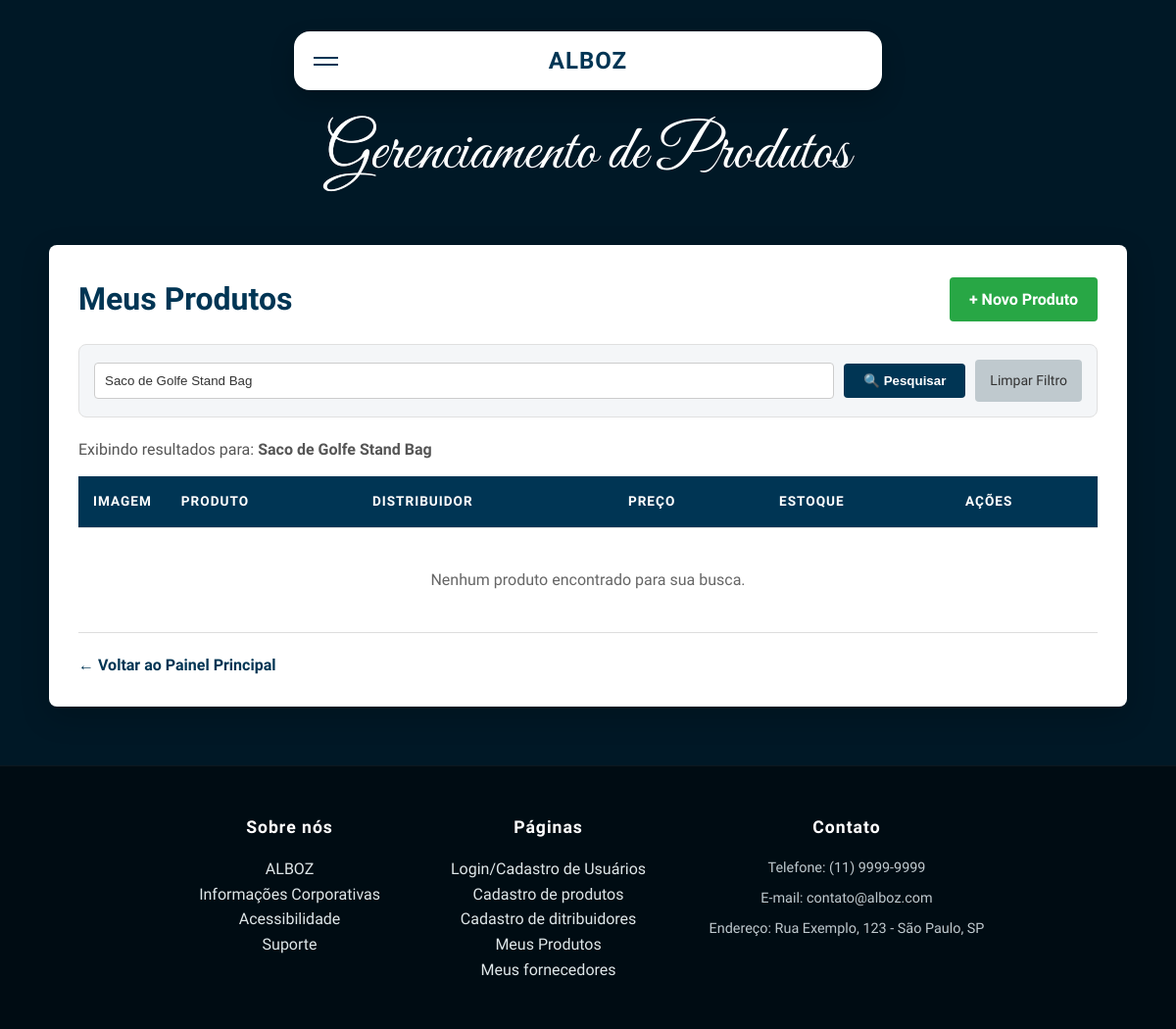
The page /html_alboz/listar_produtos.php?busca=Saco de Golfe Stand Bag (signed in) on the database as committed earlier.
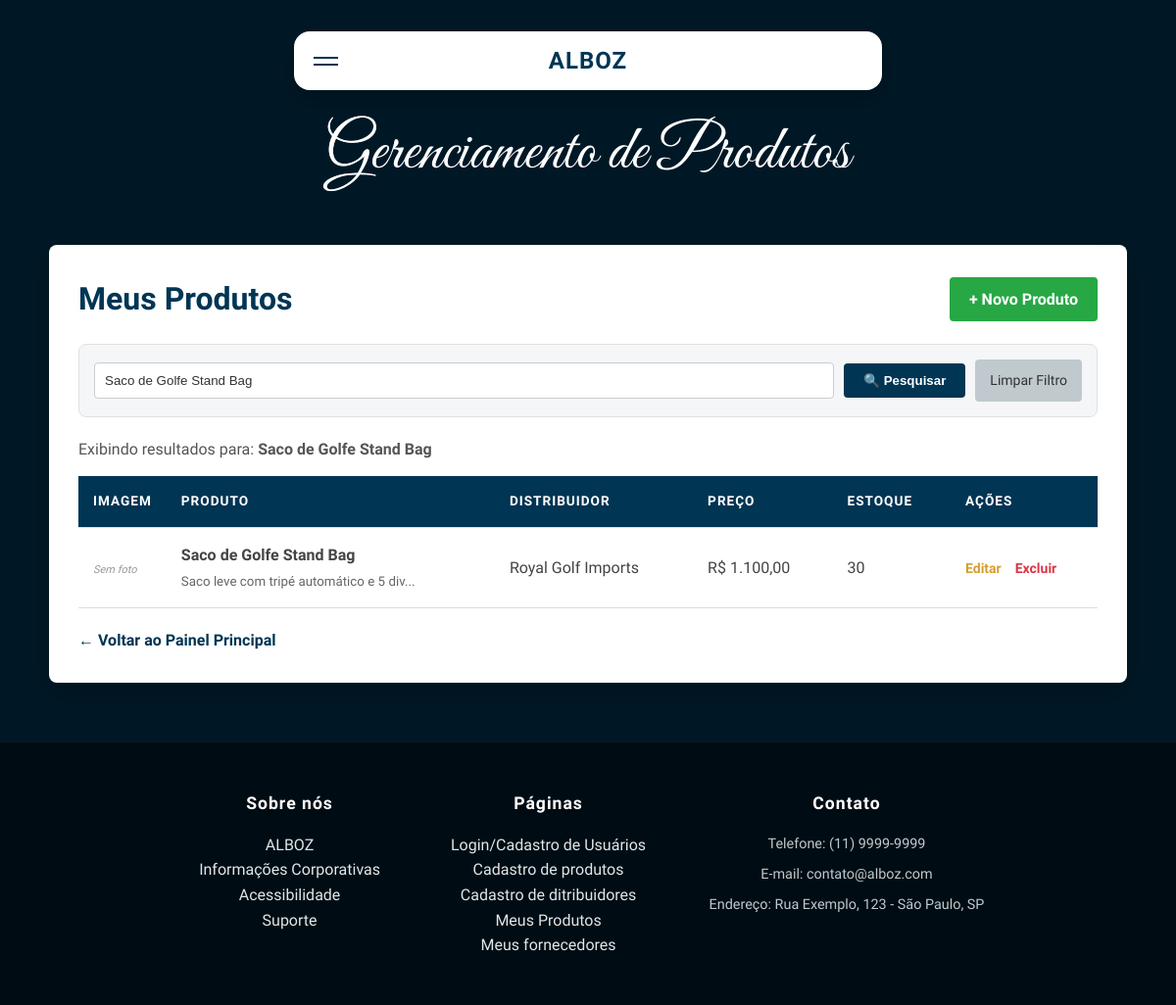
The same page on the database as committed later.
### tables this page shows
CREATE TABLE produtos (
    id INT PRIMARY KEY AUTO_INCREMENT,
    fornecedor_id INT NOT NULL,          
    
    nome_produto VARCHAR(100) NOT NULL,
    codigo_produto VARCHAR(50),          
    descricao TEXT,
    quantidade_estoque INT DEFAULT 0,
    preco_unitario DECIMAL(10, 2) NOT NULL,
    imagem VARCHAR(255),                 
    
    data_registro TIMESTAMP DEFAULT CURRENT_TIMESTAMP,

    CONSTRAINT fk_fornecedor_produto
    FOREIGN KEY (fornecedor_id) REFERENCES fornecedores(id)
    ON DELETE CASCADE
);

CREATE TABLE fornecedores (
    id INT PRIMARY KEY AUTO_INCREMENT,
    usuario_id INT NOT NULL,             
    
    nome_fornecedor VARCHAR(100) NOT NULL,
    cnpj VARCHAR(20) NOT NULL,
    endereco VARCHAR(255),
    telefone VARCHAR(20),
    email VARCHAR(100),
    observacoes TEXT,
    imagem VARCHAR(255),                 
    
    data_registro TIMESTAMP DEFAULT CURRENT_TIMESTAMP,

    CONSTRAINT fk_usuario_fornecedor
    FOREIGN KEY (usuario_id) REFERENCES usuarios(id)
    ON DELETE CASCADE
);

### html_alboz/listar_produtos.php (the view, shortened to what the changed rows need)
<?php
include('conexao.php');
$usuario_id = $_SESSION['id'];
$busca = "";
$filtro_sql = "";
if (isset($_GET['busca']) && !empty($_GET['busca'])) {
    $busca = $mysqli->real_escape_string($_GET['busca']);
    $filtro_sql = " AND (p.nome_produto LIKE '%$busca%' OR p.descricao LIKE '%$busca%')";
}
$sql_listagem = "SELECT p.*, f.nome_fornecedor
                 FROM produtos p
                 JOIN fornecedores f ON p.fornecedor_id = f.id
                 WHERE f.usuario_id = '$usuario_id'
                 $filtro_sql
                 ORDER BY p.id DESC";
$produtos = $mysqli->query($sql_listagem);
?>
<!DOCTYPE html>
<html lang="pt-br">
<head>
</head>
<body class="body">
    <div class="container">
        <div style="display:flex; justify-content:space-between; align-items:center; margin-bottom:20px; flex-wrap:wrap; gap:10px;">
            <h2>Meus Produtos</h2>
        </div>
        <table>
            <thead>
                <tr>
                    <th style="width: 80px;">Imagem</th>
                    <th>Produto</th>
                    <th>Distribuidor</th>
                    <th>Preço</th>
                    <th>Estoque</th>
                    <th style="width: 150px;">Ações</th>
                </tr>
            </thead>
            <tbody>
                <?php if ($produtos->num_rows > 0): ?>
                    <?php while ($row = $produtos->fetch_assoc()): ?>
                        <tr>
                            <td data-label="Imagem">
                                <?php
                                if (!empty($row['imagem']) && file_exists($row['imagem'])) {
                                    echo "<img src='" . $row['imagem'] . "' class='img-thumb'>";
                                } else {
                                    echo "<span class='no-img'>Sem foto</span>";
                                }
                                ?>
                            </td>
                            <td data-label="Produto">
                                <strong><?php echo $row['nome_produto']; ?></strong>
                                <?php if (!empty($row['descricao'])): ?>
                                    <br><small style="color:#666;"><?php echo substr($row['descricao'], 0, 40) . '...'; ?></small>
                                <?php endif; ?>
                            </td>
                            <td data-label="Distribuidor"><?php echo $row['nome_fornecedor']; ?></td>
                            <td data-label="Preço">R$ <?php echo number_format($row['preco_unitario'], 2, ',', '.'); ?></td>
                            <td data-label="Estoque">
                                <?php
                                echo $row['quantidade_estoque'];
                                ?>
                            </td>
                            <td class="acoes" data-label="Ações">
                                <a href="cadastrar_produto.php?edit_id=<?php echo $row['id']; ?>" class="btn-edit">Editar</a>
                                <a href="?delete_id=<?php echo $row['id']; ?>" class="btn-delete" onclick="return confirm('Tem certeza?')">Excluir</a>
                            </td>
                        </tr>
                    <?php endwhile; ?>
                <?php else: ?>
                    <tr>
                        <td colspan="6" style="text-align:center; padding:40px; color:#666;">
                            <?php if (!empty($busca)): ?>
                                Nenhum produto encontrado para sua busca.
                            <?php else: ?>
                                Nenhum produto cadastrado. <a href="cadastrar_produto.php" style="color:var(--card); font-weight:bold;">Cadastrar Agora</a>
                            <?php endif; ?>
                        </td>
                    </tr>
                <?php endif; ?>
            </tbody>
        </table>
    </div>
</body>
</html>

Rows that differ between the two databases and show on the page:
added produtos: shows "Sem foto", nome_produto "Saco de Golfe Stand Bag", descricao "Saco leve com tripé automático e 5 div", fornecedor.nome_fornecedor "Royal Golf Imports", preco_unitario "1.100,00", quantidade_estoque "30"
Other text that changed with them:
text no longer shown: "Nenhum produto encontrado para sua busca."
